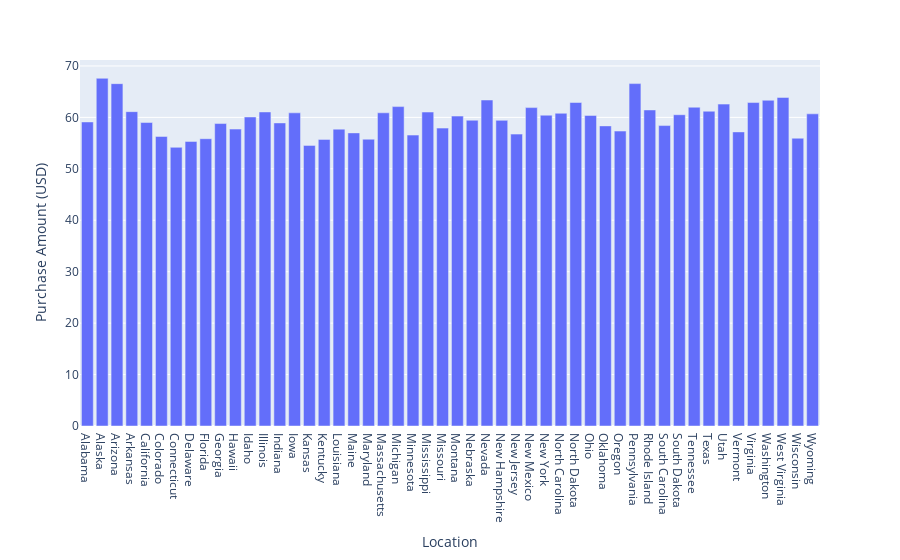

Source (notebook cell):
### Code cell
fig = px.bar(shop_group, x = 'Location' , y = 'Purchase Amount (USD)')
fig.show()

### Figure 1 — Plotly figure (JSON) as saved in the notebook; plotly's stock layout.template omitted (floating-point values rounded to 4 significant figures)
{"data": [{"alignmentgroup": "True", "hovertemplate": "Location=%{x}<br>Purchase Amount (USD)=%{y}<extra></extra>", "legendgroup": "", "marker": {"color": "#636efa", "pattern": {"shape": ""}}, "name": "", "offsetgroup": "", "orientation": "v", "showlegend": false, "textposition": "auto", "type": "bar", "x": ["Alabama", "Alaska", "Arizona", "Arkansas", "California", "Colorado", "Connecticut", "Delaware", "Florida", "Georgia", "Hawaii", "Idaho", "Illinois", "Indiana", "Iowa", "Kansas", "Kentucky", "Louisiana", "Maine", "Maryland", "Massachusetts", "Michigan", "Minnesota", "Mississippi", "Missouri", "Montana", "Nebraska", "Nevada", "New Hampshire", "New Jersey", "New Mexico", "New York", "North Carolina", "North Dakota", "Ohio", "Oklahoma", "Oregon", "Pennsylvania", "Rhode Island", "South Carolina", "South Dakota", "Tennessee", "Texas", "Utah", "Vermont", "Virginia", "Washington", "West Virginia", "Wisconsin", "Wyoming"], "xaxis": "x", "y": [59.11, 67.6, 66.55, 61.11, 59, 56.29, 54.18, 55.33, 55.85, 58.8, 57.72, 60.08, 61.05, 58.92, 60.88, 54.56, 55.72, 57.71, 56.99, 55.76, 60.89, 62.1, 56.56, 61.04, 57.91, 60.25, 59.45, 63.38, 59.42, 56.75, 61.9, 60.43, 60.79, 62.89, 60.38, 58.35, 57.34, 66.57, 61.44, 58.41, 60.51, 61.97, 61.19, 62.58, 57.18, 62.88, 63.33, 63.88, 55.95, 60.69], "yaxis": "y"}], "layout": {"barmode": "relative", "legend": {"tracegroupgap": 0}, "margin": {"t": 60}, "xaxis": {"anchor": "y", "domain": [0, 1], "title": {"text": "Location"}}, "yaxis": {"anchor": "x", "domain": [0, 1], "title": {"text": "Purchase Amount (USD)"}}}}
